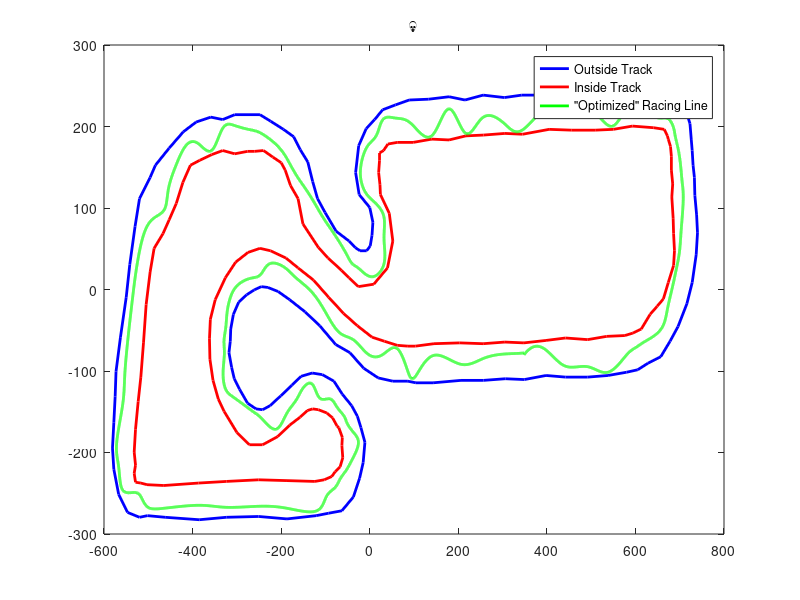

The MATLAB script that drew this image:
% Load stuff
track_data = load('maxar_coords.mat');
percentages_data = load('maxar_racing_line_opt.mat');

% Extract info
data_matrix = track_data.data;
percentages = percentages_data.x;

% Make it a column vector
percentages = percentages(:);

% Extract the columns for Outside Track and Inside Track
outside_x = data_matrix(:, 2);
outside_y = data_matrix(:, 3);
inside_x = data_matrix(:, 4);
inside_y = data_matrix(:, 5);

% % debugging stuff, checks sizes
% disp("Size of outside_x: "), disp(size(outside_x));
% disp("Size of inside_x: "), disp(size(inside_x));
% disp("Size of percentages: "), disp(size(percentages));
% 
% % Check if percentages are within expected range
% disp("Min percentage: "), disp(min(percentages));
% disp("Max percentage: "), disp(max(percentages));

% calculations for optimized line
optimized_x = inside_x + percentages .* (outside_x - inside_x);
optimized_y = inside_y + percentages .* (outside_y - inside_y);

% smoothing optimized line
t_original = 1:length(optimized_x);
t_smooth = linspace(1, length(optimized_x), 50000); % More points for smoothness
smooth_x = spline(t_original, optimized_x, t_smooth);
smooth_y = spline(t_original, optimized_y, t_smooth);

% Plot everything
figure;
plot(outside_x, outside_y, 'b-', 'LineWidth', 2);
hold on;
plot(inside_x, inside_y, 'r-', 'LineWidth', 2);
plot(smooth_x, smooth_y, 'g-', 'LineWidth', 2);

% Labels and legend
title('💀');
legend({'Outside Track', 'Inside Track', '"Optimized" Racing Line'}, 'Location', 'Best');
hold off;
